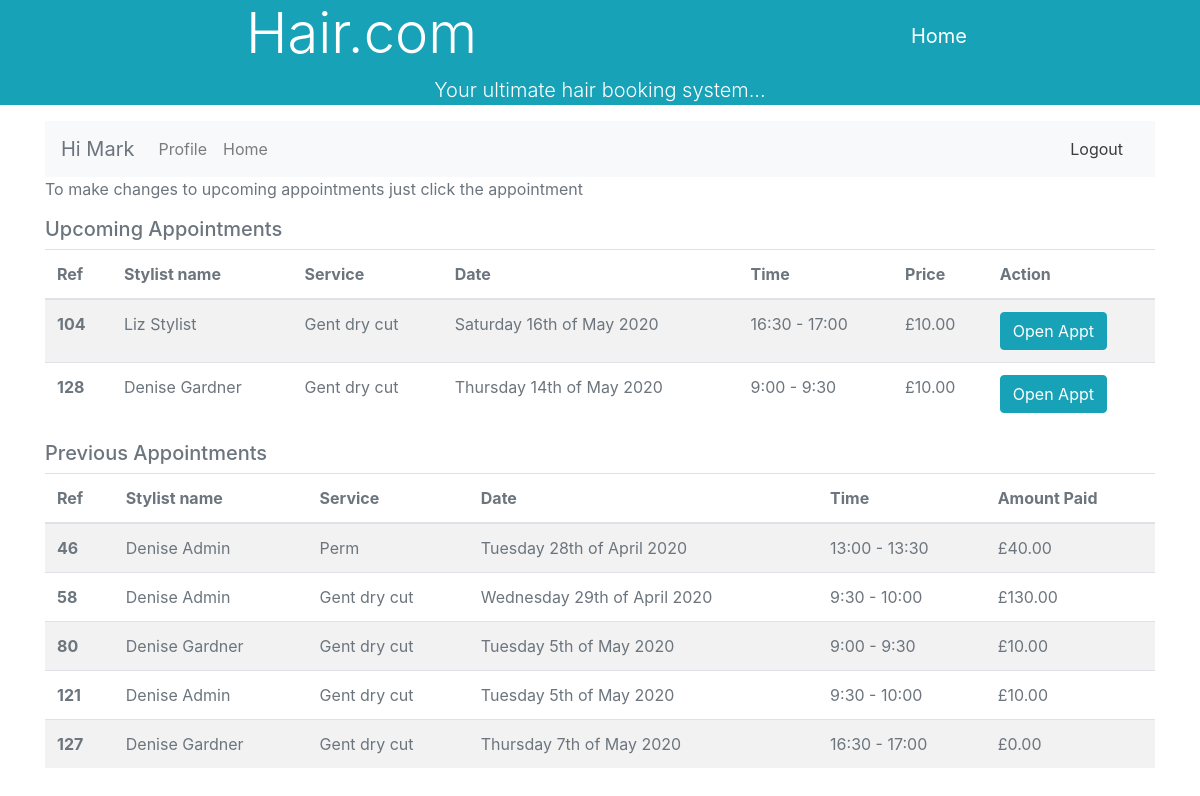
The page /history.php (signed in) on the database its author committed.
### tables this page shows
CREATE TABLE `tblappointments` (
  `apptID` int(11) NOT NULL,
  `serviceID` int(10) NOT NULL,
  `customerID` int(10) NOT NULL,
  `stylistID` int(10) NOT NULL,
  `slotID` int(255) UNSIGNED NOT NULL,
  `money_in` decimal(13,2) NOT NULL,
  `tip` decimal(13,2) DEFAULT NULL,
  `complete` tinyint(1) NOT NULL
);

CREATE TABLE `tblusers` (
  `UserID` int(11) NOT NULL,
  `Firstname` varchar(50) NOT NULL,
  `Surname` varchar(50) NOT NULL,
  `Username` varchar(50) NOT NULL,
  `Password` char(255) NOT NULL,
  `phonenumber` varchar(11) DEFAULT NULL,
  `address1` varchar(50) DEFAULT '''NULL''',
  `address2` varchar(50) DEFAULT '''NULL''',
  `postcode` varchar(8) DEFAULT '''NULL''',
  `DateRegistered` datetime NOT NULL DEFAULT current_timestamp(),
  `UserType` int(1) NOT NULL,
  `hairAnalysis` tinyint(1) NOT NULL
);

CREATE TABLE `tblservices` (
  `serviceID` int(10) NOT NULL,
  `serviceName` varchar(50) NOT NULL,
  `durationMins` int(4) NOT NULL,
  `devTime` tinyint(1) NOT NULL,
  `cost` decimal(13,2) NOT NULL,
  `active` tinyint(1) NOT NULL
);

CREATE TABLE `tblslots` (
  `slotID` int(255) UNSIGNED NOT NULL,
  `start_event` datetime NOT NULL,
  `end_event` datetime NOT NULL
);

### history.php (the view, shortened to what this page needs)
<?php
include 'myFunctions.php';
$id = $_SESSION['user']['id'];
$query = "SELECT tblappointments.apptID, tblappointments.money_in, tblusers.Firstname, tblusers.Surname, tblservices.serviceName,
       tblservices.cost, tblslots.start_event, tblslots.end_event
FROM tblappointments
    JOIN tblusers ON tblappointments.stylistID = tblusers.UserID
    JOIN tblslots ON tblappointments.slotID = tblslots.slotID
    JOIN tblservices ON tblappointments.serviceID = tblservices.serviceID
WHERE tblappointments.customerID=$id";
?>
<!doctype html>
<html lang="en">
<head>
    <link href="bootstrap-4.0.0-dist\css\bootstrap.min.css" rel="stylesheet"/>
</head>
<body>
<div class="float-right sticky-top" style="padding:1% 18%"><?php Button('Home', 'hair.com_home.php') ?></div>
<div class="container text-muted">
    <div class="wrapper fadeInDown">
        <div id="formContent">
            <p>To make changes to upcoming appointments just click the appointment </p>
            <h5>Upcoming Appointments</h5>
            <table class="table table-striped">
                <thead>
                <tr>
                    <th scope="col">Ref</th>
                    <th scope="col">Stylist name</th>
                    <th scope="col">Service</th>
                    <th scope="col">Date</th>
                    <th scope="col">Time</th>
                    <th scope="col">Price</th>
                    <th scope="col">Action</th>
                </tr>
                </thead>
                <tbody>
                <?php
                $result = $db->query($query);
                while ($row = $result->fetch_assoc()) {
                    $checkDate = new DateTime($row['start_event']);
                    $now = new DateTime();
                    $date = date('l jS \of F Y', strtotime($row['start_event']));
                    $apptTime = date('G:i', strtotime($row['start_event'])) . " - " .
                        date('G:i', strtotime($row['end_event']));
                    if ($checkDate > $now) {
                        ?>
                        <tr>
                            <th scope="row"><?php echo $row['apptID'] ?></th>
                            <td><?php echo $row['Firstname'] . " " . $row['Surname'] ?></td>
                            <td><?php echo $row['serviceName'] ?></td>
                            <td><?php echo $date ?></td>
                            <td><?php echo $apptTime ?></td>
                            <td><?php echo "£" . $row['cost'] ?></td>
                            <td>
                                <button type="button" class="btn btn-info" onclick="location.href='appointmentDetails.php?event=<?php echo $row['apptID']  ?>';">Open Appt</button>
                            </td>
                        </tr>
                        <?php
                    }
                }
                ?>
                </tbody>
            </table>
            <h5>Previous Appointments</h5>
            <table class="table table-striped">
                <thead>
                <tr>
                    <th scope="col">Ref</th>
                    <th scope="col">Stylist name</th>
                    <th scope="col">Service</th>
                    <th scope="col">Date</th>
                    <th scope="col">Time</th>
                    <th scope="col">Amount Paid</th>
                </tr>
                </thead>
                <tbody>
                <?php
                $result = $db->query($query);
                while ($row = $result->fetch_assoc()) {
                    $checkDate = new DateTime($row['start_event']);
                    $now = new DateTime();
                    $date = date('l jS \of F Y', strtotime($row['start_event']));
                    $apptTime = date('G:i', strtotime($row['start_event'])) . " - " .
                        date('G:i', strtotime($row['end_event']));
                    if ($checkDate < $now) {
                        ?>
                        <tr>
                            <th scope="row"><?php echo $row['apptID'] ?></th>
                            <td><?php echo $row['Firstname'] . " " . $row['Surname'] ?></td>
                            <td><?php echo $row['serviceName'] ?></td>
                            <td><?php echo $date ?></td>
                            <td><?php echo $apptTime ?></td>
                            <td><?php echo "£" . $row['money_in'] ?></td>
                        </tr>
                        <?php
                    }
                }
                ?>
                </tbody>
            </table>
        </div>
    </div>
</div>
</body>
</html>

### rows shown on the page
tblappointments: apptID "104", stylistID.Firstname "Liz", stylistID.Surname "Stylist", serviceID.serviceName "Gent dry cut", slotID.start_event "Saturday 16th of May 2020", slotID.end_event "16:30 - 17:00", serviceID.cost "10.00"
tblappointments: apptID "128", stylistID.Firstname "Denise", stylistID.Surname "Gardner", serviceID.serviceName "Gent dry cut", slotID.start_event "Thursday 14th of May 2020", slotID.end_event "9:00 - 9:30", serviceID.cost "10.00"
tblappointments: apptID "46", stylistID.Firstname "Denise", stylistID.Surname "Admin", serviceID.serviceName "Perm", slotID.start_event "Tuesday 28th of April 2020", slotID.end_event "13:00 - 13:30", money_in "40.00"
tblappointments: apptID "58", stylistID.Firstname "Denise", stylistID.Surname "Admin", serviceID.serviceName "Gent dry cut", slotID.start_event "Wednesday 29th of April 2020", slotID.end_event "9:30 - 10:00", money_in "130.00"
tblappointments: apptID "80", stylistID.Firstname "Denise", stylistID.Surname "Gardner", serviceID.serviceName "Gent dry cut", slotID.start_event "Tuesday 5th of May 2020", slotID.end_event "9:00 - 9:30", money_in "10.00"
tblappointments: apptID "121", stylistID.Firstname "Denise", stylistID.Surname "Admin", serviceID.serviceName "Gent dry cut", slotID.start_event "Tuesday 5th of May 2020", slotID.end_event "9:30 - 10:00", money_in "10.00"
tblappointments: apptID "127", stylistID.Firstname "Denise", stylistID.Surname "Gardner", serviceID.serviceName "Gent dry cut", slotID.start_event "Thursday 7th of May 2020", slotID.end_event "16:30 - 17:00", money_in "0.00"

### other values the page prints
$string "Home"
$text "Hair.com"
$text2 "Your ultimate hair booking system..."
$_SESSION['user']['firstname'] "Mark"
